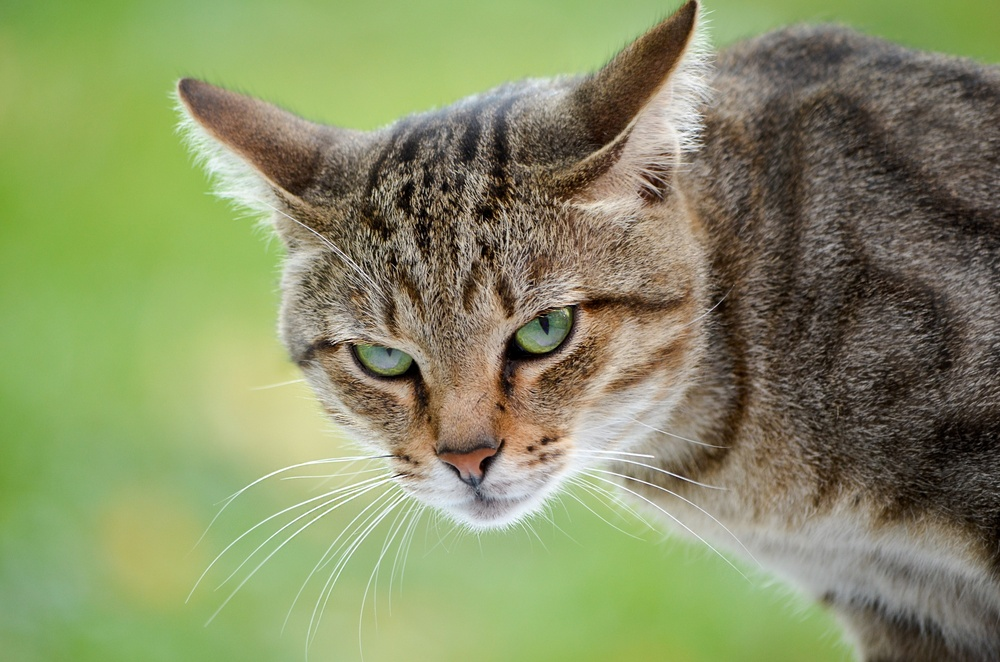
#> input picture randomize_SVD/cat.jpg, 1000 x 662 px, shrunk from 3072 x 2035 before the run, found by its file name
$ jupyter execute --allow-errors rsvd_present.ipynb   (shell and % lines are left out)
#> lines starting #> are read from the running program, lines starting #| are printed output that depends on the picture
# <div style="text-align: right"> Назарьин Артем, НПМбд-02-19 </div>
# <center> Рандомизированное сингулярное разложение </center>

Начнем с определений сингулярного числа, сингулярных векторов и обычного сингулярного разложения:
### Определение
<font size = 4> <p> Пусть матрица <strong> A </strong> порядка <strong> $m\times n$ </strong> состоит из элементов из поля <strong> K </strong>, где <strong> K </strong> — либо поле вещественных чисел, либо поле комплексных чисел. </p>
$\sigma$ называется сингулярным числом матрицы <strong> A </strong>, когда существует два вектора $u \in K^m$ и
$v \in K^n$:
<p> $Av = \sigma u$, </p>
<p> $A^T u = \sigma v$, </p>
<p> где <strong> u </strong> - левый сингулярный вектор, <strong> v </strong> - правый сингулярный вектор, соответствующий числу $\sigma$. </p>  </font>

### Определение

<font size = 4> <p><strong> Сингулярное разложение </strong> - это разложение прямоугольной вещественной или комплексной матрицы в виде $A =U \Sigma V^T $ , где $\Sigma$ - диагональная <strong> $m\times n$ </strong>-матрица, элементами главной диагонали которой являются сингулярные числа, а матрицы <strong> 𝑈 </strong> порядка <strong> $m\times m$ </strong> и <strong> 𝑉 </strong> порядка <strong> $n\times n$ </strong> состоят из левых и правых сингулярных векторов.</p> </font>

### Пример: проведем сингулярное разложение в Python на матрице малого порядка

<p> Для этого воспользуемся  <strong> np.linalg.svd() </strong>: </p>

[cell 1]
import numpy as np

A = np.array([[3, 2],
              [2, 0]])

u, s, v = np.linalg.svd(A, full_matrices = 0)
print('Левые сингулярные векторы:')
print(u)
print()
print('Сингулярные числа:')
print(s)
print()
print('Правые сингулярные векторы:')
print(v)
print()

[cell 2]
import numpy as np
A = np.array([[1, 3, 2],
              [5, 3, 1],
              [3, 4, 5]])
u, s, v = np.linalg.svd(A, full_matrices = 0)
print('Левые сингулярные векторы:')
print(u)
print()
print('Сингулярные числа:')
print(s)
print()
print('Правые сингулярные векторы:')
print(v)
print()

### Алгоритм рандомизированного сингулярного разложения

*Часть 1*

*Часть 2*
### <p> Реализация рандомизированного сингулярного разложения в <strong> Python </strong>:

[cell 3]
import numpy as np

def rsvd(A, Omega):
    Y = A @ Omega                                       #Умножаем A на Omega
    Q, _ = np.linalg.qr(Y)                              #QR - разложение
    B = Q.T @ A                                         #Находим матрицу B
    u_tilde, s, v = np.linalg.svd(B, full_matrices = 0) #применяем SVD к B: находим U~, S, V
    u = Q @ u_tilde                                     #восстанавливаем U
    return u, s, v

np.random.seed(1000)
A = np.array([[1, 3, 2],
              [5, 3, 1],
              [3, 4, 5]])


rank = 2
Omega = np.random.randn(A.shape[1], rank) #задаем матрицу Omega
u, s, v = rsvd(A, Omega)

print('Левые сингулярные векторы:')
print(u)
print()
print('Сингулярные числа::')
print(s)
print()
print('Правые сингулярные векторы:')
print(v)
print()

Для улучшения результата рандомизированного сингулярного разложения, можно напрямую использовать степенной метод.

[cell 4]
import numpy as np

def power_iteration(A, Omega, power_iter = 3): #степенной метод
#> called with A = array of shape (3, 3), Omega = array of shape (3, 2), power_iter = 3
    Y = A @ Omega
    for q in range(power_iter):
        Y = A @ (A.T @ Y)
    Q, _ = np.linalg.qr(Y)
    return Q

def rsvd(A, Omega):
    Q = power_iteration(A, Omega)
    B = Q.T @ A
    u_tilde, s, v = np.linalg.svd(B, full_matrices = 0)
    u = Q @ u_tilde
    return u, s, v

np.random.seed(1000)

A = np.array([[1, 3, 2],
              [5, 3, 1],
              [3, 4, 5]])
rank = 2
Omega = np.random.randn(A.shape[1], rank)
u, s, v = rsvd(A, Omega)
print('Левые сингулярные векторы::')
print(u)
print()
print('Сингулярные числа::')
print(s)
print()
print('Правые сингулярные векторы:')
print(v)
print()

## Применение (рандомизированного) сингулярного разложения
Сингулярное (и рандомизированное сингулярное) разложение используется для сжатия данных и уменьшения размерности.

[cell 5]
import matplotlib.pyplot as plt
from matplotlib.image import imread
import numpy as np
from PIL import Image

plt.rcParams['figure.figsize'] = [32, 12]
plt.rcParams.update({'font.size': 10})

def power_iteration(X, Omega, power_iter = 2):
    Y = X @ Omega
    for q in range(power_iter):
        Y = X @ (X.T @ Y)
    Q, _ = np.linalg.qr(Y)
    return Q

def rSVD(X, Omega):
    Q = power_iteration(X, Omega)
    B = Q.T @ X
    u_tilde, s, v = np.linalg.svd(B, full_matrices = 0)
    u = Q @ u_tilde
    return u, s, v

[cell 6]
A = Image.open(r'C:\Users\PuerCrouch\mat_pak\cat.jpg')
#> A is the input picture: PIL image 1000x662 RGB; mean R, G, B 135.2, 143.5, 101.2
imggray = A.convert('LA') #convert RGB -> greyscale
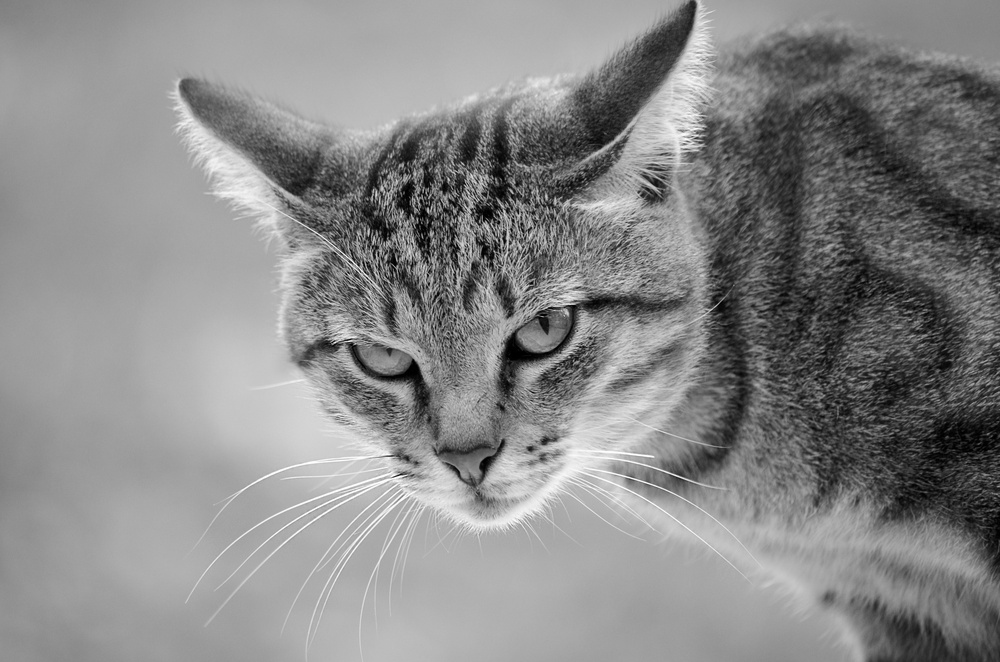
#> imggray: PIL image 1000x662 LA; mean R, G, B, A 136.2, 136.2, 136.2, 255
X = np.array(list(imggray.getdata(band=0)), float)
X.shape = (imggray.size[1], imggray.size[0])
X = np.matrix(X)

rank = 10
Omega = np.random.randn(X.shape[1], rank)

[cell 7]
U, S, VT = np.linalg.svd(X, full_matrices = 0)
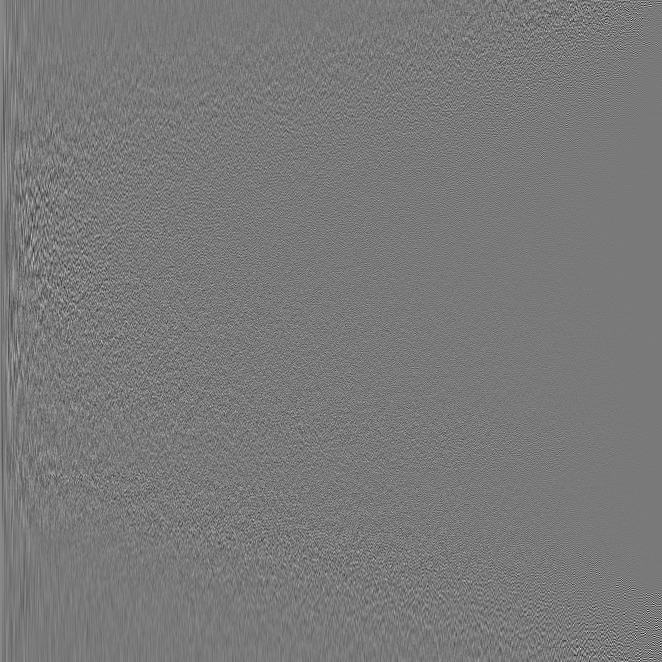
#> U: shape (662, 662) float64; min -0.349, max 0.382, mean 5.17e-05; drawn with min black and max white
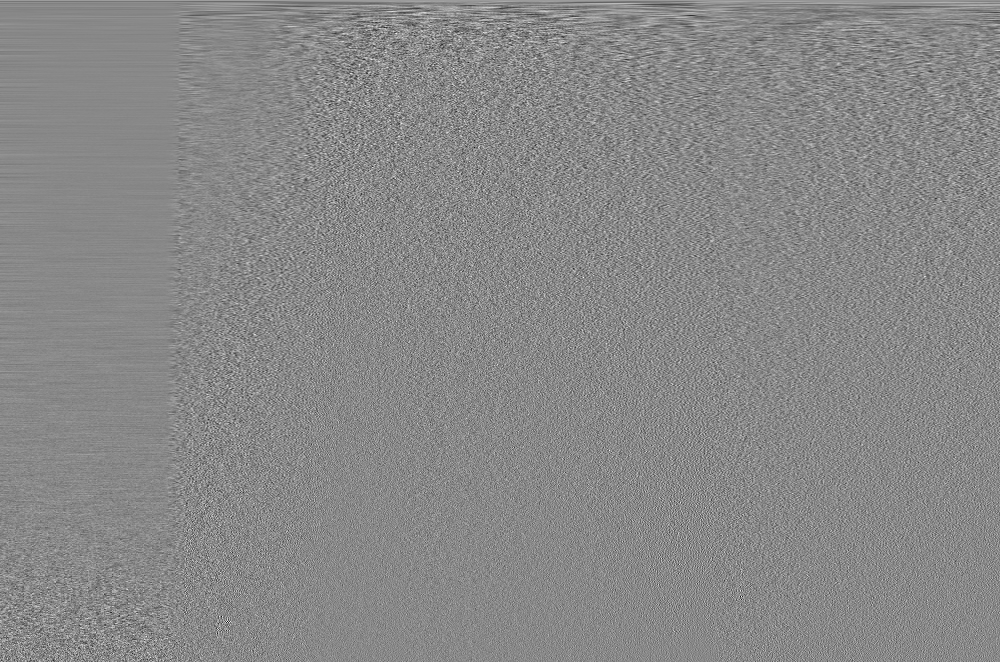
#> VT: shape (662, 1000) float64; min -0.234, max 0.203, mean 6e-05; drawn with min black and max white
#> S = 662 values, max 114069.9 at index 0, min 4.42 at index 661, mean 638.7
rU, rS, rVT = rSVD(X, Omega)
#> in rSVD, `u_tilde, s, v = np.linalg.svd(B, full_matrices = 0)`: s = [114069.9, 15170.2, 10295.5, 8825.1, 7750.3, 5815, 5579, 4929.7, 4227.3, 3556.9]
#> rS has the same summary as s in rSVD

[cell 8]
XSVD = U[:, :] @ np.diag(S[:]) @ VT[:,:]
XrSVD = rU[:,:(rank+1)] @ np.diag(rS[:(rank+1)]) @ rVT[:(rank+1),:]
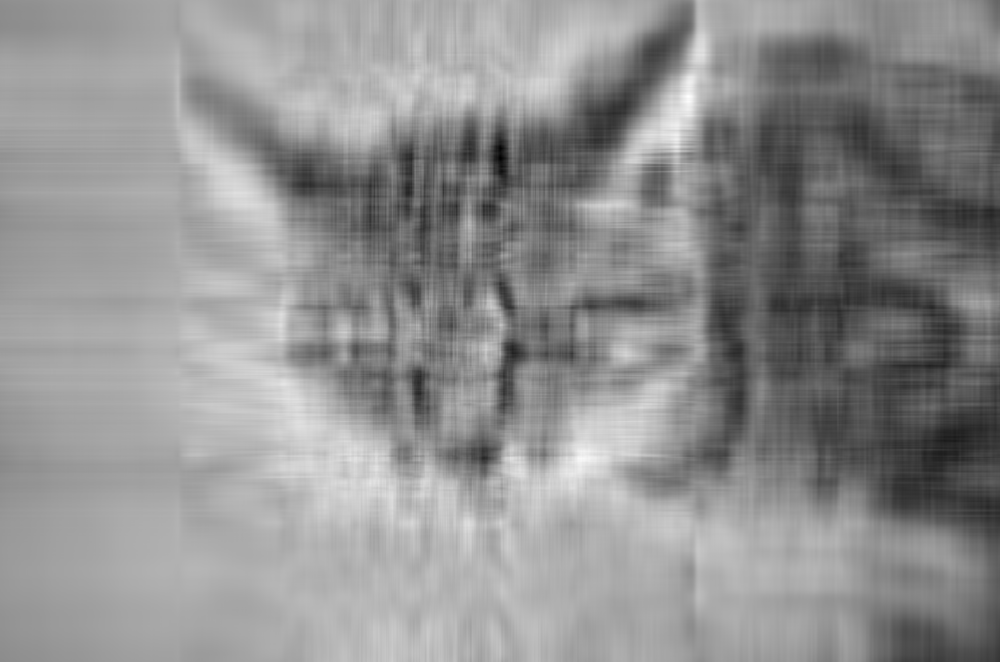
#> XrSVD: shape (662, 1000) float64; min -24.67, max 259.9, mean 136.2; drawn with min black and max white

[cell 9]
## Plot
fig, axs = plt.subplots(1,3)

plt.set_cmap('gray')
axs[0].imshow(256-X)
axs[0].axis('off')
axs[1].imshow(256-XSVD)
axs[1].axis('off')
axs[2].imshow(256-XrSVD)
axs[2].axis('off')

plt.show
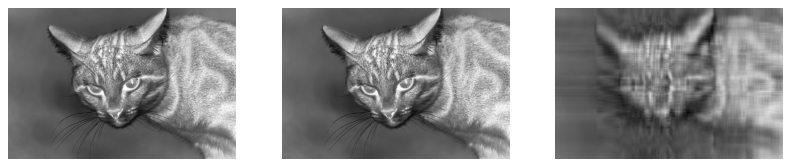
#> figure drawn by matplotlib, 3 panels
